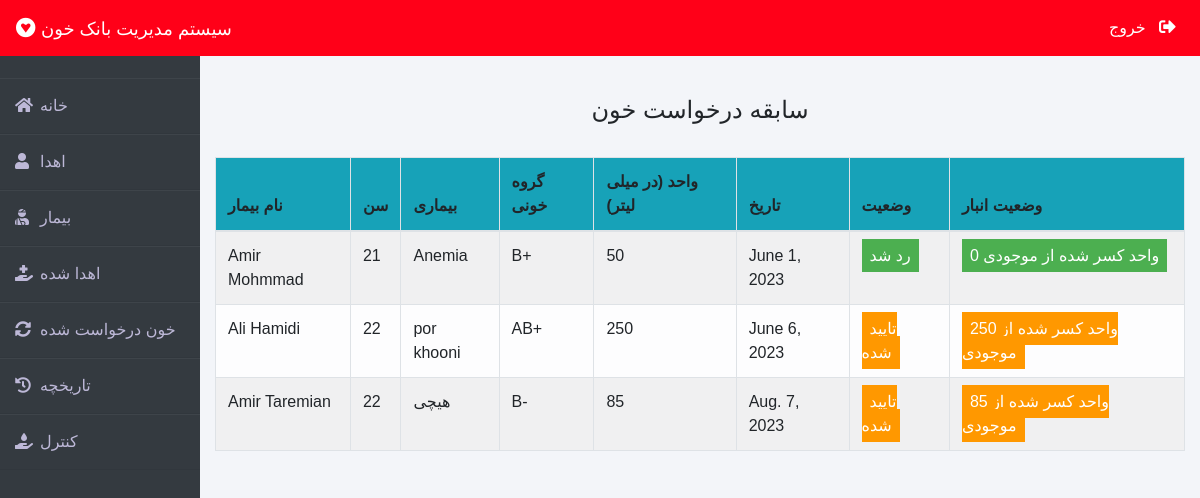
The page /admin-request-history (signed in) on the database its author committed.
### blood/models.py (models this page shows, shortened)
class BloodRequest(models.Model):
    request_by_patient=models.ForeignKey(pmodels.Patient,null=True,on_delete=models.CASCADE)
    request_by_donor=models.ForeignKey(dmodels.Donor,null=True,on_delete=models.CASCADE)
    patient_name=models.CharField(max_length=30)
    patient_age=models.PositiveIntegerField()
    reason=models.CharField(max_length=500)
    bloodgroup=models.CharField(max_length=10)
    unit=models.PositiveIntegerField(default=0)
    status=models.CharField(max_length=20,default="Pending")
    date=models.DateField(auto_now=True)

### blood/views.py (the view)
# urls.py: path('admin-request-history', views.admin_request_history_view,name='admin-request-history'),
@login_required(login_url='adminlogin')
def admin_request_history_view(request):
    requests=models.BloodRequest.objects.all().exclude(status='Pending')
    return render(request,'blood/admin_request_history.html',{'requests':requests})

### templates/blood/admin_request_history.html (shortened to what this page needs)
{% extends 'blood/adminbase.html' %}
{% block content %}
{% load widget_tweaks %}
{%load static%}
<head>
</head>
<br><br>
<div class="container">
    <H4 class="text-center">سابقه درخواست خون</H4><br>
    <table class="table table-light table-hover table-bordered table-striped">
        <thead class="bg-info">
            <tr>
                <th scope="col">نام بیمار</th>
                <th scope="col">سن</th>
                <th scope="col">بیماری</th>
                <th scope="col">گروه خونی</th>
                <th scope="col">واحد (در میلی لیتر)</th>
                <th scope="col">تاریخ</th>
                <th scope="col">وضعیت</th>
                <th scope="col">وضعیت انبار</th>
            </tr>
        </thead>
        <tbody>
            {% for t in requests %}
            <tr>
                <td> {{t.patient_name}}</td>
                <td>{{t.patient_age}}</td>
                <td>{{t.reason}}</td>
                <td>{{t.bloodgroup}}</td>
                <td>{{t.unit}}</td>
                <td>{{t.date}}</td>
                {% if t.status == 'Approved' %}
                <td><span class="label warning"> تایید شده</span></td>
                <td><span class="label warning"> {{t.unit}} واحد کسر شده از موجودی</span></td>
                {% else %}
                <td><span class="label success">رد شد</span></td>
                <td><span class="label success"> 0 واحد کسر شده از موجودی</span></td>
                {% endif %}
            </tr>
            {% endfor %}
        </tbody>
    </table>
</div>
{% endblock content %}

### templates/blood/adminbase.html (style rules this page uses)
* { margin: 0; padding: 0; box-sizing: border-box; list-style: none; text-decoration: none; font-family: 'Josefin Sans', sans-serif; }
body { background-color: #f3f5f9; }

### templates/blood/admin_request_history.html (style rules this page uses)
.label { color: white; padding: 8px; }
.success { background-color: #4CAF50; }
.warning { background-color: #ff9800; }

### rows shown on the page
BloodRequest: patient_name "Amir Mohmmad", patient_age "21", reason "Anemia", bloodgroup "B+", unit "50", date "June 1, 2023", status "رد شد"
BloodRequest: patient_name "Ali Hamidi", patient_age "22", reason "por khooni", bloodgroup "AB+", unit "250", date "June 6, 2023"
BloodRequest: patient_name "Amir Taremian", patient_age "22", reason "هیچی", bloodgroup "B-", unit "85", date "Aug. 7, 2023"
